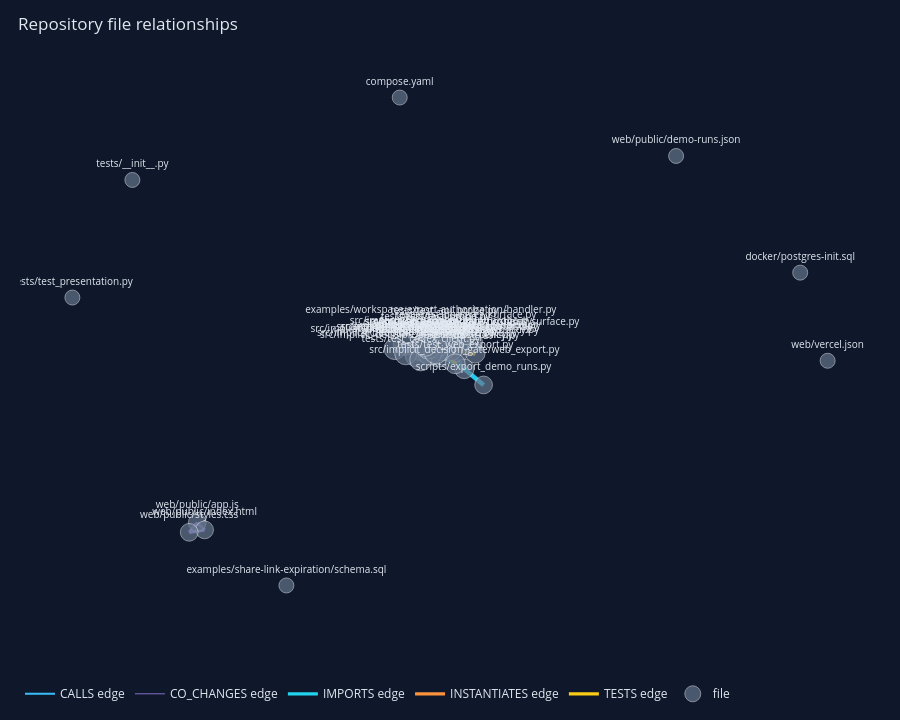

The notebook cell this image was saved under:
### Markdown cell above
## Explore repository relationships

The overview aggregates symbol relationships at file level. Plotly's MIME renderer keeps the saved notebook portable and interactive without an iframe or an absolute artifact URL.

### Code cell
overview_figure = repository_overview_figure(knowledge)
overview_figure.show(
    renderer="plotly_mimetype",
    config={"displaylogo": False, "responsive": True, "scrollZoom": True},
)

### Figure 1 — Plotly figure (JSON) as saved in the notebook; plotly's stock layout.template omitted (floating-point values rounded to 4 significant figures; data arrays with more than 128 entries replaced by an {"elided": "..."} marker saying what was removed)
{"data": [{"hoverinfo": "skip", "legendgroup": "edge:CALLS", "line": {"color": "#38bdf8", "width": 2.0}, "mode": "lines", "name": "CALLS edge", "showlegend": true, "type": "scatter", "x": [0.08433, 0.0224, null], "y": [0.01916, 0.001986, null]}, {"hoverinfo": "skip", "legendgroup": "edge:CALLS", "line": {"color": "#38bdf8", "width": 3.25}, "mode": "lines", "name": "CALLS edge", "showlegend": false, "type": "scatter", "x": [0.08433, 0.04539, null, -0.007385, 0.06438, null, 0.0408, 0.0829, null, 0.0224, -0.04612, null, 0.05492, 0.0829, null, 0.02778, 0.0408, null, 0.02778, 0.0829, null, 0.02778, 0.05492, null, 0.02778, 0.04539, null, 0.009283, 0.04539, null, 0.02772, 0.02778, null, 0.009452, 0.04539, null, 0.001766, 0.04539, null], "y": [0.01916, 0.005953, null, 0.003673, 0.006362, null, 0.02723, -0.002973, null, 0.001986, -0.0142, null, 0.02462, -0.002973, null, 0.01642, 0.02723, null, 0.01642, -0.002973, null, 0.01642, 0.02462, null, 0.01642, 0.005953, null, 0.02873, 0.005953, null, 0.04483, 0.01642, null, 0.01235, 0.005953, null, 0.02155, 0.005953, null]}, {"hoverinfo": "skip", "legendgroup": "edge:CALLS", "line": {"color": "#38bdf8", "width": 4.5}, "mode": "lines", "name": "CALLS edge", "showlegend": false, "type": "scatter", "x": [0.08433, 0.118, null, 0.1468, 0.09897, null, 0.002739, 0.0224, null, 0.002739, 0.04539, null, 0.03628, 0.06438, null, 0.0224, -0.007385, null, 0.0224, 0.03628, null, 0.0224, 0.0829, null, 0.0224, 0.06438, null, 0.05492, 0.118, null, 0.009452, 0.05374, null, 0.02858, 0.02778, null, 0.1034, 0.118, null, 0.1034, 0.05374, null], "y": [0.01916, 0.02969, null, -0.1336, -0.07224, null, -0.002066, 0.001986, null, -0.002066, 0.005953, null, -0.01783, 0.006362, null, 0.001986, 0.003673, null, 0.001986, -0.01783, null, 0.001986, -0.002973, null, 0.001986, 0.006362, null, 0.02462, 0.02969, null, 0.01235, 0.04748, null, -0.006811, 0.01642, null, 0.05967, 0.02969, null, 0.05967, 0.04748, null]}, {"hoverinfo": "skip", "legendgroup": "edge:CO_CHANGES", "line": {"color": "#a78bfa", "width": 0.75}, "mode": "lines", "name": "CO_CHANGES edge", "showlegend": true, "type": "scatter", "x": {"elided": "450 float values"}, "y": {"elided": "450 float values"}}, {"hoverinfo": "skip", "legendgroup": "edge:CO_CHANGES", "line": {"color": "#a78bfa", "width": 2.0}, "mode": "lines", "name": "CO_CHANGES edge", "showlegend": false, "type": "scatter", "x": {"elided": "162 float values"}, "y": {"elided": "162 float values"}}, {"hoverinfo": "skip", "legendgroup": "edge:CO_CHANGES", "line": {"color": "#a78bfa", "width": 3.25}, "mode": "lines", "name": "CO_CHANGES edge", "showlegend": false, "type": "scatter", "x": [-0.007385, 0.01343, null, -0.01942, -0.008993, null, 0.03628, 0.0224, null, 0.03628, 0.02858, null, 0.0224, 0.02858, null, -0.5633, -0.5451, null, -0.5633, -0.5833, null, -0.5451, -0.5833, null], "y": [0.003673, -0.01271, null, -0.02073, -0.03743, null, -0.01783, 0.001986, null, -0.01783, -0.006811, null, 0.001986, -0.006811, null, -0.6606, -0.6881, null, -0.6606, -0.6974, null, -0.6881, -0.6974, null]}, {"hoverinfo": "skip", "legendgroup": "edge:IMPORTS", "line": {"color": "#22d3ee", "width": 3.25}, "mode": "lines", "name": "IMPORTS edge", "showlegend": true, "type": "scatter", "x": {"elided": "318 float values"}, "y": {"elided": "318 float values"}}, {"hoverinfo": "skip", "legendgroup": "edge:INSTANTIATES", "line": {"color": "#fb923c", "width": 3.25}, "mode": "lines", "name": "INSTANTIATES edge", "showlegend": true, "type": "scatter", "x": [0.08433, 0.03628, null, 0.08433, 0.0224, null, 0.002739, -0.01942, null, 0.002739, 0.03628, null, -0.01942, 0.03628, null, 0.0224, -0.007385, null, 0.0224, -0.04612, null, 0.118, 0.06438, null, 0.04539, 0.0829, null, 0.02778, 0.05492, null, 0.009283, 0.0408, null, 0.009283, 0.05492, null, 0.02772, 0.03628, null, 0.02772, 0.0224, null, 0.009452, 0.0408, null, 0.009452, 0.0224, null, 0.1034, 0.118, null, 0.001766, 0.0408, null, 0.001766, 0.03628, null, 0.001766, 0.05492, null, 0.07655, 0.06438, null], "y": [0.01916, -0.01783, null, 0.01916, 0.001986, null, -0.002066, -0.02073, null, -0.002066, -0.01783, null, -0.02073, -0.01783, null, 0.001986, 0.003673, null, 0.001986, -0.0142, null, 0.02969, 0.006362, null, 0.005953, -0.002973, null, 0.01642, 0.02462, null, 0.02873, 0.02723, null, 0.02873, 0.02462, null, 0.04483, -0.01783, null, 0.04483, 0.001986, null, 0.01235, 0.02723, null, 0.01235, 0.001986, null, 0.05967, 0.02969, null, 0.02155, 0.02723, null, 0.02155, -0.01783, null, 0.02155, 0.02462, null, -0.05263, 0.006362, null]}, {"hoverinfo": "skip", "legendgroup": "edge:INSTANTIATES", "line": {"color": "#fb923c", "width": 4.5}, "mode": "lines", "name": "INSTANTIATES edge", "showlegend": false, "type": "scatter", "x": [0.08433, 0.0408, null, 0.08433, 0.05492, null, 0.0408, 0.06438, null, 0.002739, 0.0408, null, 0.002739, 0.0224, null, 0.002739, 0.05492, null, -0.01942, -0.007385, null, 0.0224, 0.03628, null, 0.0829, 0.06438, null, 0.05492, 0.06438, null, 0.04539, 0.06438, null, 0.02778, -0.007385, null, 0.02778, 0.0408, null, 0.02778, 0.03628, null, 0.02778, 0.06438, null, 0.04974, 0.0408, null, 0.01343, 0.03628, null, 0.01343, 0.02778, null, -0.008993, -0.01942, null, 0.02772, 0.02778, null, 0.009452, -0.01942, null, 0.009452, 0.05492, null, 0.02858, 0.03628, null, 0.02858, 0.0224, null, 0.02858, 0.06438, null, 0.1263, 0.0829, null, 0.1263, 0.06438, null, 0.05374, 0.05492, null], "y": [0.01916, 0.02723, null, 0.01916, 0.02462, null, 0.02723, 0.006362, null, -0.002066, 0.02723, null, -0.002066, 0.001986, null, -0.002066, 0.02462, null, -0.02073, 0.003673, null, 0.001986, -0.01783, null, -0.002973, 0.006362, null, 0.02462, 0.006362, null, 0.005953, 0.006362, null, 0.01642, 0.003673, null, 0.01642, 0.02723, null, 0.01642, -0.01783, null, 0.01642, 0.006362, null, 0.06833, 0.02723, null, -0.01271, -0.01783, null, -0.01271, 0.01642, null, -0.03743, -0.02073, null, 0.04483, 0.01642, null, 0.01235, -0.02073, null, 0.01235, 0.02462, null, -0.006811, -0.01783, null, -0.006811, 0.001986, null, -0.006811, 0.006362, null, -0.0125, -0.002973, null, -0.0125, 0.006362, null, 0.04748, 0.02462, null]}, {"hoverinfo": "skip", "legendgroup": "edge:INSTANTIATES", "line": {"color": "#fb923c", "width": 5.75}, "mode": "lines", "name": "INSTANTIATES edge", "showlegend": false, "type": "scatter", "x": [0.02858, 0.02778, null], "y": [-0.006811, 0.01642, null]}, {"hoverinfo": "skip", "legendgroup": "edge:TESTS", "line": {"color": "#facc15", "width": 3.25}, "mode": "lines", "name": "TESTS edge", "showlegend": true, "type": "scatter", "x": [0.04974, 0.0408, null, 0.02772, 0.0224, null, 0.009452, -0.007385, null, 0.009452, 0.0224, null, 0.1034, 0.118, null, 0.05374, 0.05492, null, 0.001766, -0.007385, null, 0.07655, 0.04539, null], "y": [0.06833, 0.02723, null, 0.04483, 0.001986, null, 0.01235, 0.003673, null, 0.01235, 0.001986, null, 0.05967, 0.02969, null, 0.04748, 0.02462, null, 0.02155, 0.003673, null, -0.05263, 0.005953, null]}, {"hoverinfo": "skip", "legendgroup": "edge:TESTS", "line": {"color": "#facc15", "width": 4.5}, "mode": "lines", "name": "TESTS edge", "showlegend": false, "type": "scatter", "x": [0.01343, 0.002739, null, 0.009283, -0.007385, null, 0.02858, 0.03628, null, 0.02858, 0.0224, null, 0.02858, 0.04539, null, 0.1263, 0.0829, null, 0.001766, 0.03628, null], "y": [-0.01271, -0.002066, null, 0.02873, 0.003673, null, -0.006811, -0.01783, null, -0.006811, 0.001986, null, -0.006811, 0.005953, null, -0.0125, -0.002973, null, 0.02155, -0.01783, null]}, {"hovertemplate": "%{hovertext}<extra></extra>", "hovertext": {"elided": "411 str values"}, "marker": {"color": "rgba(0,0,0,0.01)", "size": 12}, "mode": "markers", "name": "relationship details", "showlegend": false, "type": "scatter", "x": {"elided": "411 float values"}, "y": {"elided": "411 float values"}}, {"customdata": ["file:compose.yaml", "file:docker/postgres-init.sql", "file:examples/share-link-expiration/schema.sql", "file:examples/workspace-export-authorization/handler.py", "file:notebooks/walkthrough_helpers.py", "file:pyproject.toml", "file:scripts/export_demo_runs.py", "file:src/implicit_decision_gate/__init__.py", "file:src/implicit_decision_gate/agent.py", "file:src/implicit_decision_gate/api_probe.py", "file:src/implicit_decision_gate/cli.py", "file:src/implicit_decision_gate/codex_client.py", "file:src/implicit_decision_gate/gate.py", "file:src/implicit_decision_gate/orchestrator.py", "file:src/implicit_decision_gate/policy.py", "file:src/implicit_decision_gate/postgres_surface.py", "file:src/implicit_decision_gate/probe.py", "file:src/implicit_decision_gate/scenario.py", "file:src/implicit_decision_gate/scenarios.py", "file:src/implicit_decision_gate/web_export.py", "file:src/implicit_decision_gate/worktree.py", "file:tests/__init__.py", "file:tests/conftest.py", "file:tests/test_api_probe.py", "file:tests/test_cli.py", "file:tests/test_codex_client.py", "file:tests/test_context.py", "file:tests/test_evaluation.py", "file:tests/test_live.py", "file:tests/test_orchestrator.py", "file:tests/test_policy.py", "file:tests/test_postgres_surface.py", "file:tests/test_presentation.py", "file:tests/test_probe.py", "file:tests/test_reviewer.py", "file:tests/test_web_export.py", "file:web/public/app.js", "file:web/public/demo-runs.json", "file:web/public/index.html", "file:web/public/styles.css", "file:web/vercel.json"], "hovertemplate": "%{hovertext}<extra></extra>", "hovertext": ["<b>compose</b><br>compose.yaml:1<br>kind: file<br>", "<b>docker.postgres-init</b><br>docker/postgres-init.sql:1<br>kind: file<br>", "<b>examples.share-link-expiration.schema</b><br>examples/share-link-expiration/schema.sql:1<br>kind: file<br>", "<b>examples.workspace-export-authorization.handler</b><br>examples/workspace-export-authorization/handler.py:1<br>kind: file<br>Baseline contract for workspace export creation.", "<b>notebooks.walkthrough_helpers</b><br>notebooks/walkthrough_helpers.py:1<br>kind: file<br>Execution and display helpers for the guided notebook.", "<b>pyproject</b><br>pyproject.toml:1<br>kind: file<br>", "<b>scripts.export_demo_runs</b><br>scripts/export_demo_runs.py:1<br>kind: file<br>Export persisted gate runs for presentation clients.", "<b>implicit_decision_gate</b><br>src/implicit_decision_gate/__init__.py:1<br>kind: file<br>Implicit Decision Gate.", "<b>implicit_decision_gate.agent</b><br>src/implicit_decision_gate/agent.py:1<br>kind: file<br>Purpose-specific coding and evidence-review model interfaces.", "<b>implicit_decision_gate.api_probe</b><br>src/implicit_decision_gate/api_probe.py:1<br>kind: file<br>Disposable execution and normalization for the authorization scenario.", "<b>implicit_decision_gate.cli</b><br>src/implicit_decision_gate/cli.py:1<br>kind: file<br>Command-line interface for implicit-decision-gate.", "<b>implicit_decision_gate.codex_client</b><br>src/implicit_decision_gate/codex_client.py:1<br>kind: file<br>Local Codex CLI adapter for one-shot structured model calls.", "<b>implicit_decision_gate.gate</b><br>src/implicit_decision_gate/gate.py:1<br>kind: file<br>Persisted run types and pure gate transitions.", "<b>implicit_decision_gate.orchestrator</b><br>src/implicit_decision_gate/orchestrator.py:1<br>kind: file<br>Run orchestration across model, worktree, observer, review, and gate components.", "<b>implicit_decision_gate.policy</b><br>src/implicit_decision_gate/policy.py:1<br>kind: file<br>Pure coverage-manifest and effect-policy evaluation.", "<b>implicit_decision_gate.postgres_surface</b><br>src/implicit_decision_gate/postgres_surface.py:1<br>kind: file<br>Normalized PostgreSQL structural effects from one small catalog surface.", "<b>implicit_decision_gate.probe</b><br>src/implicit_decision_gate/probe.py:1<br>kind: file<br>Disposable PostgreSQL migration execution and behavior normalization.", "<b>implicit_decision_gate.scenario</b><br>src/implicit_decision_gate/scenario.py:1<br>kind: file<br>Scenario-neutral policy, decision, and observation types.", "<b>implicit_decision_gate.scenarios</b><br>src/implicit_decision_gate/scenarios.py:1<br>kind: file<br>The two fixed demonstration scenarios.", "<b>implicit_decision_gate.web_export</b><br>src/implicit_decision_gate/web_export.py:1<br>kind: file<br>Stable presentation contract for exported gate run snapshots.", "<b>implicit_decision_gate.worktree</b><br>src/implicit_decision_gate/worktree.py:1<br>kind: file<br>Creation of clean detached Git worktrees.", "<b>tests</b><br>tests/__init__.py:1<br>kind: file<br>Implicit Decision Gate test suite.", "<b>tests.conftest</b><br>tests/conftest.py:1<br>kind: file<br>Shared fixtures for isolated repository orchestration tests.", "<b>tests.test_api_probe</b><br>tests/test_api_probe.py:1<br>kind: file<br>Deterministic authorization observer tests.", "<b>tests.test_cli</b><br>tests/test_cli.py:1<br>kind: file<br>Public CLI contract test.", "<b>tests.test_codex_client</b><br>tests/test_codex_client.py:1<br>kind: file<br>Local Codex CLI adapter tests.", "<b>tests.test_context</b><br>tests/test_context.py:1<br>kind: file<br>Coding-context isolation tests.", "<b>tests.test_evaluation</b><br>tests/test_evaluation.py:1<br>kind: file<br>Small deterministic adversarial matrix for the shared gate.", "<b>tests.test_live</b><br>tests/test_live.py:1<br>kind: file<br>Opt-in real-model and PostgreSQL end-to-end test.", "<b>tests.test_orchestrator</b><br>tests/test_orchestrator.py:1<br>kind: file<br>Durable gate behavior across isolated coding attempts.", "<b>tests.test_policy</b><br>tests/test_policy.py:1<br>kind: file<br>Effect-policy and coverage-manifest tests.", "<b>tests.test_postgres_surface</b><br>tests/test_postgres_surface.py:1<br>kind: file<br>Tests for the reusable PostgreSQL structural surface.", "<b>tests.test_presentation</b><br>tests/test_presentation.py:1<br>kind: file<br>", "<b>tests.test_probe</b><br>tests/test_probe.py:1<br>kind: file<br>PostgreSQL observation and integration tests.", "<b>tests.test_reviewer</b><br>tests/test_reviewer.py:1<br>kind: file<br>Evidence-review and quote-validation tests.", "<b>tests.test_web_export</b><br>tests/test_web_export.py:1<br>kind: file<br>", "<b>web.public.app</b><br>web/public/app.js:1<br>kind: file<br>", "<b>web.public.demo-runs</b><br>web/public/demo-runs.json:1<br>kind: file<br>", "<b>web.public.index</b><br>web/public/index.html:1<br>kind: file<br>", "<b>web.public.styles</b><br>web/public/styles.css:1<br>kind: file<br>", "<b>web.vercel</b><br>web/vercel.json:1<br>kind: file<br>"], "legendgroup": "node:file", "marker": {"color": ["#64748b", "#64748b", "#64748b", "#64748b", "#64748b", "#64748b", "#64748b", "#64748b", "#64748b", "#64748b", "#64748b", "#64748b", "#64748b", "#64748b", "#64748b", "#64748b", "#64748b", "#64748b", "#64748b", "#64748b", "#64748b", "#64748b", "#64748b", "#64748b", "#64748b", "#64748b", "#64748b", "#64748b", "#64748b", "#64748b", "#64748b", "#64748b", "#64748b", "#64748b", "#64748b", "#64748b", "#64748b", "#64748b", "#64748b", "#64748b", "#64748b"], "line": {"color": "#e2e8f0", "width": 0.75}, "size": [15.0, 15.0, 15.0, 22.23, 21.77, 21.77, 17.75, 21.41, 24.22, 24.34, 24.16, 22.84, 24.88, 24.88, 22.23, 21.21, 24.52, 24.73, 24.4, 19.48, 22.08, 15.0, 24.78, 22.73, 23.66, 22.08, 23.66, 23.42, 24.22, 24.09, 19.48, 20.49, 15.0, 23.24, 23.96, 19.86, 17.75, 15.0, 17.75, 17.75, 15.0]}, "mode": "markers+text", "name": "file", "text": ["compose.yaml", "docker/postgres-init.sql", "examples/share-link-expiration/schema.sql", "examples/workspace-export-authorization/handler.py", "notebooks/walkthrough_helpers.py", "pyproject.toml", "scripts/export_demo_runs.py", "src/implicit_decision_gate/__init__.py", "src/implicit_decision_gate/agent.py", "src/implicit_decision_gate/api_probe.py", "src/implicit_decision_gate/cli.py", "src/implicit_decision_gate/codex_client.py", "src/implicit_decision_gate/gate.py", "src/implicit_decision_gate/orchestrator.py", "src/implicit_decision_gate/policy.py", "src/implicit_decision_gate/postgres_surface.py", "src/implicit_decision_gate/probe.py", "src/implicit_decision_gate/scenario.py", "src/implicit_decision_gate/scenarios.py", "src/implicit_decision_gate/web_export.py", "src/implicit_decision_gate/worktree.py", "tests/__init__.py", "tests/conftest.py", "tests/test_api_probe.py", "tests/test_cli.py", "tests/test_codex_client.py", "tests/test_context.py", "tests/test_evaluation.py", "tests/test_live.py", "tests/test_orchestrator.py", "tests/test_policy.py", "tests/test_postgres_surface.py", "tests/test_presentation.py", "tests/test_probe.py", "tests/test_reviewer.py", "tests/test_web_export.py", "web/public/app.js", "web/public/demo-runs.json", "web/public/index.html", "web/public/styles.css", "web/vercel.json"], "textfont": {"color": "#e2e8f0", "size": 10}, "textposition": "top center", "type": "scatter", "x": [-0.06117, 0.932, -0.3422, 0.01605, 0.08433, -0.05005, 0.1468, -0.07342, -0.007385, 0.0408, 0.002739, -0.01942, 0.03628, 0.0224, 0.0829, 0.118, 0.05492, 0.06438, 0.04539, 0.09897, -0.04612, -0.7243, 0.02778, 0.04974, 0.01343, -0.008993, 0.009283, 0.02772, 0.009452, 0.02858, 0.1263, 0.1034, -0.873, 0.05374, 0.001766, 0.07655, -0.5633, 0.6242, -0.5451, -0.5833, 1.0], "y": [0.966, 0.296, -0.9008, 0.07406, 0.01916, 0.02144, -0.1336, 0.004467, 0.003673, 0.02723, -0.002066, -0.02073, -0.01783, 0.001986, -0.002973, 0.02969, 0.02462, 0.006362, 0.005953, -0.07224, -0.0142, 0.6506, 0.01642, 0.06833, -0.01271, -0.03743, 0.02873, 0.04483, 0.01235, -0.006811, -0.0125, 0.05967, 0.2008, 0.04748, 0.02155, -0.05263, -0.6606, 0.7423, -0.6881, -0.6974, -0.04114]}], "layout": {"dragmode": "pan", "font": {"color": "#e2e8f0"}, "height": 720, "hovermode": "closest", "legend": {"bgcolor": "rgba(15,23,42,0.75)", "orientation": "h"}, "margin": {"b": 20, "l": 20, "r": 20, "t": 60}, "paper_bgcolor": "#0f172a", "plot_bgcolor": "#0f172a", "title": {"text": "Repository file relationships", "x": 0.02}, "uirevision": "Repository file relationships", "xaxis": {"showgrid": false, "showticklabels": false, "zeroline": false}, "yaxis": {"showgrid": false, "showticklabels": false, "zeroline": false}}}
